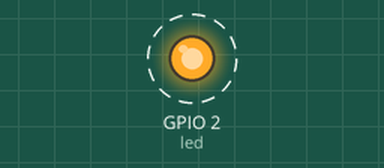
Simulated run of this program. Board: ESP32 board running MicroPython. On the bench: output pins drawn as LEDs (lit = HIGH). Dashed ring = blinking. Deep sleep restarts the program when it ends. At 2.4 s the program puts the board to deep sleep or switches it off; the recording ends there.

Above: at 0.15 s.
Timing chart, 0 to 2.4 s (numbered marks = the images above):
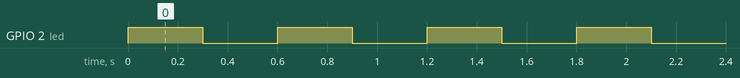

The program:

wake_on_touch_deep.py
```python
from machine import Pin, TouchPad, deepsleep
from machine import wake_reason, reset_cause
from time import sleep
import esp32

WAKEUP_THRESHOLD = 500

wakeup_pin = Pin(14, mode = Pin.IN)
touch = TouchPad(wakeup_pin)
touch.config(WAKEUP_THRESHOLD)
esp32.wake_on_touch(True)

led = Pin(2, Pin.OUT)
for n in range(1, 5):
  led.value(1)
  sleep(0.3)
  led.value(0)
  sleep(0.3)

deepsleep()
```

Measured:
- by itself, GPIO 2 (led): alternates HIGH for 0.30 s and LOW for 0.30 s
